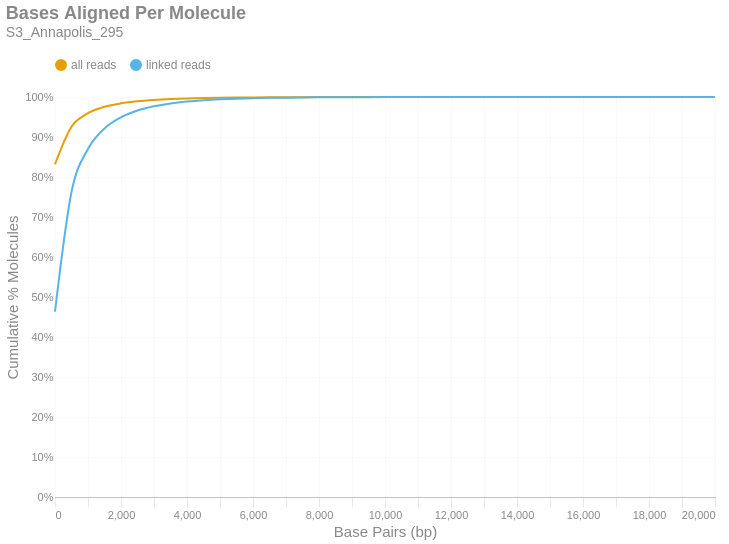

Write notebook code for a chart like this one.
### Markdown cell above
### Bases Aligned Per Molecule
This is a cumulative frequency distribution showing the number of base pairs aligned per unique molecule. These data are shown in 500 bp bins. There are two distributions: one with `all reads` (yellow) and another with only `linked reads` (blue). The percent of molecules in the `linked reads` distribution is relative to the total number of linked molecules.

### Code cell
if SKIPLR:
    print_html(f"Skipped")
else:
    binned_df = consolidated_hist(valids['aligned_bp'], mask, 500, True)
    with SafeRender(binned_df):
        (
            density_plot(binned_df, 'Bases Aligned Per Molecule', samplename, 'basesper')
            .encode(
                x=alt.X('bin:Q', title="Base Pairs (bp)").axis(tickMinStep=500).scale(padding=0),
                y=alt.Y('value:Q', title='Cumulative % Molecules')
                    .axis(format='%')
                    .scale(domain = [0,1])
                    .stack(False),
                color=alt.Color("key:N").scale(domain = ["all reads", "linked reads"]),
                tooltip = [
                    alt.Tooltip("key:N", title = "Data Type"),
                    alt.Tooltip("range_label:N", title="Bases Aligned Per Molecule"),
                    alt.Tooltip("value:Q", format = ".2%", title="% Molecules (Cum.)")
                ]
            )
        ).display()

### Figure 1 — Vega-Lite specification as saved in the notebook (floating-point values rounded to 4 significant figures)
{"width": "container", "height": 400, "config": {"title": {"anchor": "start", "dy": -15, "fontSize": 18, "color": "#888888", "subtitleColor": "#888888", "subtitleFontSize": 14}, "arc": {"fill": "#0072B2"}, "axis": {"domainColor": "#888888", "domainWidth": 0.5, "gridWidth": 0.2, "grid": false, "titleFontWeight": 400, "titleFontSize": 15, "labelFontSize": 11, "labelColor": "#888888", "tickColor": "#888888", "tickWidth": 0.2, "titleColor": "#888888"}, "axisBand": {"grid": false}, "axisX": {"grid": true, "tickSize": 10, "domainCap": "round"}, "axisY": {"domain": false, "grid": true, "tickSize": 0, "domainCap": "round"}, "background": "transparent", "header": {"labelFontSize": 15, "labelColor": "#888888", "titleFontSize": 15, "titleFontWeight": 600, "titleColor": "#888888"}, "legend": {"labelFont": "sans-serif", "labelFontSize": 12, "labelColor": "#888888", "symbolSize": 100, "symbolType": "circle", "titleFontSize": 12, "titlePadding": 10, "titleColor": "#888888", "title": null, "orient": "top"}, "range": {"category": ["#E69F00", "#56B4E9", "#009E73", "#F0E442", "#0072B2", "#D55E00", "#CC79A7", "#000000"], "diverging": ["#cfe8f3", "#a2d4ec", "#73bfe2", "#46abdb", "#1696d2", "#12719e"]}, "area": {"fill": "#0072B2", "fillOpacity": 0.7, "line": true, "strokeOpacity": 0.7}, "line": {"color": "#0072B2", "stroke": "#0072B2", "strokeWidth": 2}, "trail": {"color": "#0072B2", "stroke": "#0072B2", "strokeWidth": 0, "size": 1}, "point": {"filled": true, "fillOpacity": 1.0, "size": 95}, "text": {"color": "#888888", "fontSize": 11, "align": "right", "fontWeight": 400, "size": 11}, "bar": {"fill": "#0072B2", "stroke": null}, "view": {"stroke": null, "continuousWidth": 660, "continuousHeight": 400}}, "data": {"name": "data-93b2b123002d02fc8e054dd9a25c03d2"}, "mark": {"type": "line", "interpolate": "monotone", "point": {"opacity": 0, "size": 275}}, "encoding": {"color": {"field": "key", "scale": {"domain": ["all reads", "linked reads"]}, "type": "nominal"}, "tooltip": [{"field": "key", "title": "Data Type", "type": "nominal"}, {"field": "range_label", "title": "Bases Aligned Per Molecule", "type": "nominal"}, {"field": "value", "format": ".2%", "title": "% Molecules (Cum.)", "type": "quantitative"}], "x": {"axis": {"tickMinStep": 500}, "field": "bin", "scale": {"padding": 0}, "title": "Base Pairs (bp)", "type": "quantitative"}, "y": {"axis": {"format": "%"}, "field": "value", "scale": {"domain": [0, 1]}, "stack": false, "title": "Cumulative % Molecules", "type": "quantitative"}}, "params": [{"name": "param_c36ac31b6afebe62", "select": {"type": "point", "fields": ["key"]}, "bind": "legend"}], "title": {"text": "Bases Aligned Per Molecule", "subtitle": "S3_Annapolis_295"}, "transform": [{"fold": ["all reads (cumsum)", "linked reads (cumsum)"]}, {"calculate": "replace(datum.key, ' (cumsum)', '')", "as": "key"}, {"filter": {"param": "param_c36ac31b6afebe62"}}], "usermeta": {"embedOptions": {"downloadFileName": "S3_Annapolis_295.basesper"}}, "$schema": "https://vega.github.io/schema/vega-lite/v6.1.0.json", "datasets": {"data-93b2b123002d02fc8e054dd9a25c03d2": [{"bin": "0.0", "interval": "0.0-500.0", "all reads": 0.8319, "linked reads": 0.4634, "all reads (cumsum)": 0.8319, "linked reads (cumsum)": 0.4634, "range_label": "0-499"}, {"bin": "500.0", "interval": "500.0-1000.0", "all reads": 0.09389, "linked reads": 0.299, "all reads (cumsum)": 0.9258, "linked reads (cumsum)": 0.7624, "range_label": "500-999"}, {"bin": "1000.0", "interval": "1000.0-1500.0", "all reads": 0.03365, "linked reads": 0.1077, "all reads (cumsum)": 0.9595, "linked reads (cumsum)": 0.8701, "range_label": "1000-1499"}, {"bin": "1500.0", "interval": "1500.0-2000.0", "all reads": 0.01601, "linked reads": 0.05127, "all reads (cumsum)": 0.9755, "linked reads (cumsum)": 0.9214, "range_label": "1500-1999"}, {"bin": "2000.0", "interval": "2000.0-2500.0", "all reads": 0.0087, "linked reads": 0.02787, "all reads (cumsum)": 0.9842, "linked reads (cumsum)": 0.9493, "range_label": "2000-2499"}, {"bin": "2500.0", "interval": "2500.0-3000.0", "all reads": 0.005285, "linked reads": 0.01693, "all reads (cumsum)": 0.9894, "linked reads (cumsum)": 0.9662, "range_label": "2500-2999"}, {"bin": "3000.0", "interval": "3000.0-3500.0", "all reads": 0.003293, "linked reads": 0.01055, "all reads (cumsum)": 0.9927, "linked reads (cumsum)": 0.9767, "range_label": "3000-3499"}, {"bin": "3500.0", "interval": "3500.0-4000.0", "all reads": 0.002221, "linked reads": 0.007115, "all reads (cumsum)": 0.995, "linked reads (cumsum)": 0.9839, "range_label": "3500-3999"}, {"bin": "4000.0", "interval": "4000.0-4500.0", "all reads": 0.0015, "linked reads": 0.004805, "all reads (cumsum)": 0.9965, "linked reads (cumsum)": 0.9887, "range_label": "4000-4499"}, {"bin": "4500.0", "interval": "4500.0-5000.0", "all reads": 0.001019, "linked reads": 0.003265, "all reads (cumsum)": 0.9975, "linked reads (cumsum)": 0.9919, "range_label": "4500-4999"}, {"bin": "5000.0", "interval": "5000.0-5500.0", "all reads": 0.0007126, "linked reads": 0.002282, "all reads (cumsum)": 0.9982, "linked reads (cumsum)": 0.9942, "range_label": "5000-5499"}, {"bin": "5500.0", "interval": "5500.0-6000.0", "all reads": 0.0004957, "linked reads": 0.001588, "all reads (cumsum)": 0.9987, "linked reads (cumsum)": 0.9958, "range_label": "5500-5999"}, {"bin": "6000.0", "interval": "6000.0-6500.0", "all reads": 0.0003647, "linked reads": 0.001168, "all reads (cumsum)": 0.9991, "linked reads (cumsum)": 0.997, "range_label": "6000-6499"}, {"bin": "6500.0", "interval": "6500.0-7000.0", "all reads": 0.0002672, "linked reads": 0.0008558, "all reads (cumsum)": 0.9993, "linked reads (cumsum)": 0.9978, "range_label": "6500-6999"}, {"bin": "7000.0", "interval": "7000.0-7500.0", "all reads": 0.0001898, "linked reads": 0.000608, "all reads (cumsum)": 0.9995, "linked reads (cumsum)": 0.9984, "range_label": "7000-7499"}, {"bin": "7500.0", "interval": "7500.0-8000.0", "all reads": 0.0001227, "linked reads": 0.0003929, "all reads (cumsum)": 0.9996, "linked reads (cumsum)": 0.9988, "range_label": "7500-7999"}, {"bin": "8000.0", "interval": "8000.0-8500.0", "all reads": 9.357e-05, "linked reads": 0.0002997, "all reads (cumsum)": 0.9997, "linked reads (cumsum)": 0.9991, "range_label": "8000-8499"}, {"bin": "8500.0", "interval": "8500.0-9000.0", "all reads": 7.078e-05, "linked reads": 0.0002267, "all reads (cumsum)": 0.9998, "linked reads (cumsum)": 0.9994, "range_label": "8500-8999"}, {"bin": "9000.0", "interval": "9000.0-9500.0", "all reads": 5.248e-05, "linked reads": 0.0001681, "all reads (cumsum)": 0.9999, "linked reads (cumsum)": 0.9995, "range_label": "9000-9499"}, {"bin": "9500.0", "interval": "9500.0-10000.0", "all reads": 4.169e-05, "linked reads": 0.0001335, "all reads (cumsum)": 0.9999, "linked reads (cumsum)": 0.9997, "range_label": "9500-9999"}, {"bin": "10000.0", "interval": "10000.0-10500.0", "all reads": 2.189e-05, "linked reads": 7.012e-05, "all reads (cumsum)": 0.9999, "linked reads (cumsum)": 0.9997, "range_label": "10000-10499"}, {"bin": "10500.0", "interval": "10500.0-11000.0", "all reads": 1.769e-05, "linked reads": 5.667e-05, "all reads (cumsum)": 0.9999, "linked reads (cumsum)": 0.9998, "range_label": "10500-10999"}, {"bin": "11000.0", "interval": "11000.0-11500.0", "all reads": 1.799e-05, "linked reads": 5.763e-05, "all reads (cumsum)": 0.9999, "linked reads (cumsum)": 0.9998, "range_label": "11000-11499"}, {"bin": "11500.0", "interval": "11500.0-12000.0", "all reads": 1.559e-05, "linked reads": 4.995e-05, "all reads (cumsum)": 1.0, "linked reads (cumsum)": 0.9999, "range_label": "11500-11999"}, {"bin": "12000.0", "interval": "12000.0-12500.0", "all reads": 8.397e-06, "linked reads": 2.69e-05, "all reads (cumsum)": 1.0, "linked reads (cumsum)": 0.9999, "range_label": "12000-12499"}, {"bin": "12500.0", "interval": "12500.0-13000.0", "all reads": 6.598e-06, "linked reads": 2.113e-05, "all reads (cumsum)": 1.0, "linked reads (cumsum)": 0.9999, "range_label": "12500-12999"}, {"bin": "13000.0", "interval": "13000.0-13500.0", "all reads": 4.199e-06, "linked reads": 1.345e-05, "all reads (cumsum)": 1.0, "linked reads (cumsum)": 0.9999, "range_label": "13000-13499"}, {"bin": "13500.0", "interval": "13500.0-14000.0", "all reads": 1.799e-06, "linked reads": 5.763e-06, "all reads (cumsum)": 1.0, "linked reads (cumsum)": 1.0, "range_label": "13500-13999"}, {"bin": "14000.0", "interval": "14000.0-14500.0", "all reads": 4.199e-06, "linked reads": 1.345e-05, "all reads (cumsum)": 1.0, "linked reads (cumsum)": 1.0, "range_label": "14000-14499"}, {"bin": "14500.0", "interval": "14500.0-15000.0", "all reads": 3.299e-06, "linked reads": 1.057e-05, "all reads (cumsum)": 1.0, "linked reads (cumsum)": 1.0, "range_label": "14500-14999"}, {"bin": "15000.0", "interval": "15000.0-15500.0", "all reads": 8.997e-07, "linked reads": 2.882e-06, "all reads (cumsum)": 1.0, "linked reads (cumsum)": 1.0, "range_label": "15000-15499"}, {"bin": "15500.0", "interval": "15500.0-16000.0", "all reads": 2.999e-07, "linked reads": 9.605e-07, "all reads (cumsum)": 1.0, "linked reads (cumsum)": 1.0, "range_label": "15500-15999"}, {"bin": "16000.0", "interval": "16000.0-16500.0", "all reads": 1.799e-06, "linked reads": 5.763e-06, "all reads (cumsum)": 1.0, "linked reads (cumsum)": 1.0, "range_label": "16000-16499"}, {"bin": "16500.0", "interval": "16500.0-17000.0", "all reads": 8.997e-07, "linked reads": 2.882e-06, "all reads (cumsum)": 1.0, "linked reads (cumsum)": 1.0, "range_label": "16500-16999"}, {"bin": "17000.0", "interval": "17000.0-17500.0", "all reads": 5.998e-07, "linked reads": 1.921e-06, "all reads (cumsum)": 1.0, "linked reads (cumsum)": 1.0, "range_label": "17000-17499"}, {"bin": "17500.0", "interval": "17500.0-18000.0", "all reads": 5.998e-07, "linked reads": 1.921e-06, "all reads (cumsum)": 1.0, "linked reads (cumsum)": 1.0, "range_label": "17500-17999"}, {"bin": "18000.0", "interval": "18000.0-18500.0", "all reads": 0.0, "linked reads": 0.0, "all reads (cumsum)": 1.0, "linked reads (cumsum)": 1.0, "range_label": "18000-18499"}, {"bin": "18500.0", "interval": "18500.0-19000.0", "all reads": 5.998e-07, "linked reads": 1.921e-06, "all reads (cumsum)": 1.0, "linked reads (cumsum)": 1.0, "range_label": "18500-18999"}, {"bin": "19000.0", "interval": "19000.0-19500.0", "all reads": 5.998e-07, "linked reads": 1.921e-06, "all reads (cumsum)": 1.0, "linked reads (cumsum)": 1.0, "range_label": "19000-19499"}, {"bin": "19500.0", "interval": "19500.0-20000.0", "all reads": 0.0, "linked reads": 0.0, "all reads (cumsum)": 1.0, "linked reads (cumsum)": 1.0, "range_label": "19500-19999"}, {"bin": "20000.0", "interval": "20000.0-20500.0", "all reads": 2.999e-07, "linked reads": 9.605e-07, "all reads (cumsum)": 1.0, "linked reads (cumsum)": 1.0, "range_label": "20000-20499"}]}}
